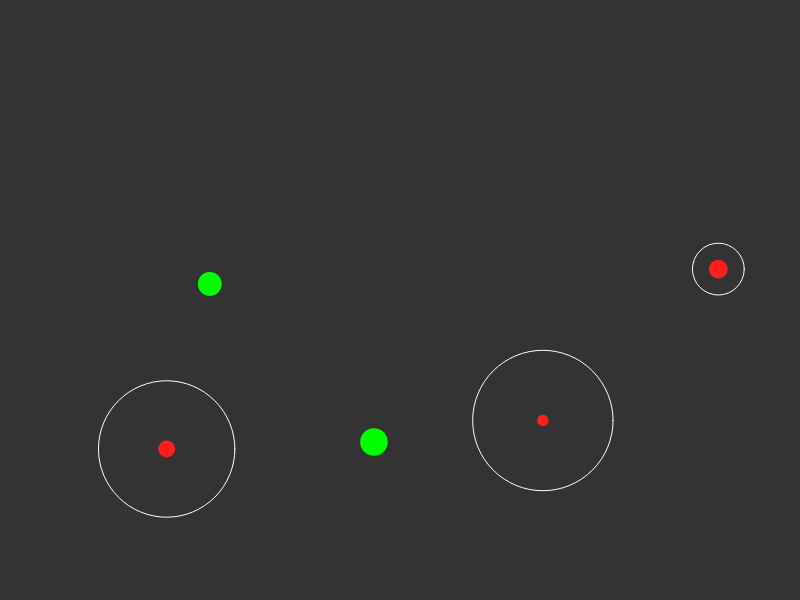
Frame 1 (no input)
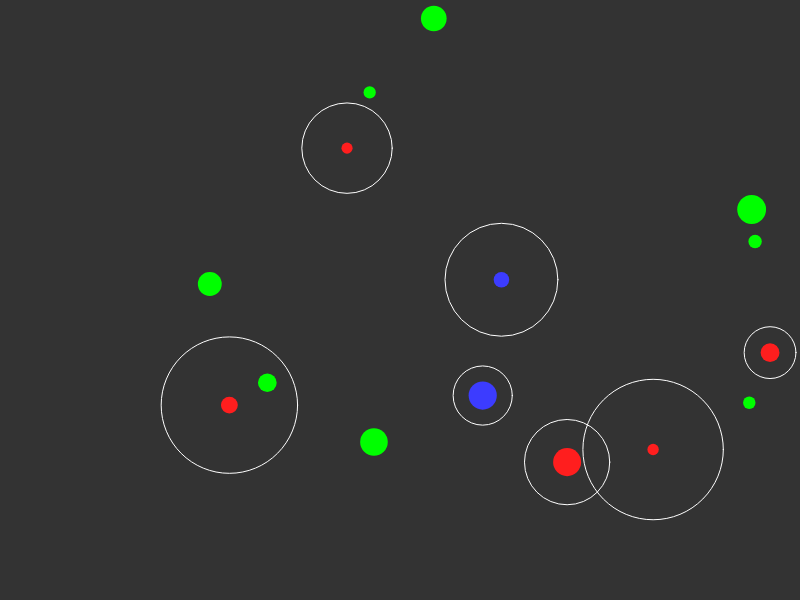
Frame 60 (no input)
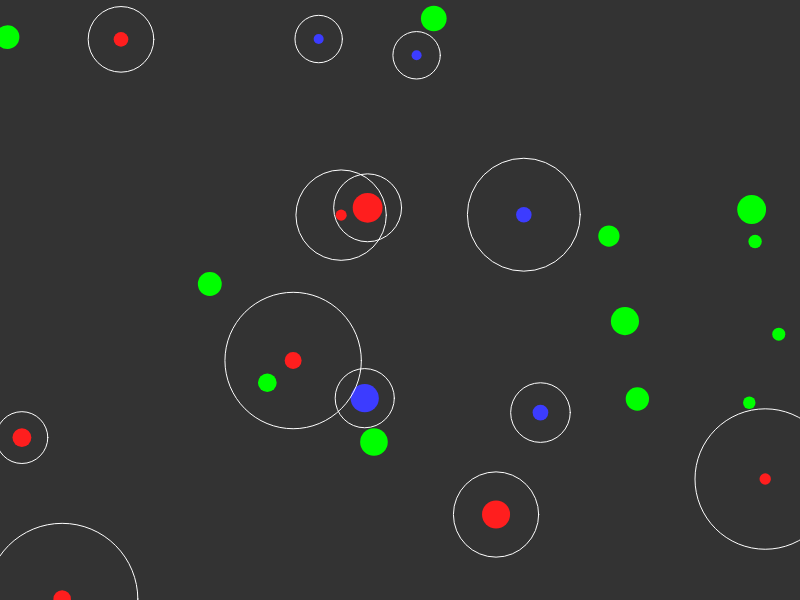
Frame 120 (the mouse pressed at the canvas centre since frame 60)

The p5.js sketch that drew these frames (run headless with seeded random() and noise() and a simulated clock; from frame 60 on, the mouse is pressed at the canvas centre):

// p5.js sketch
// ── sketch.js
let cells = [];

function setup(){
	createCanvas(800, 600);
	for(let i = 0; i < 5; i++){
		carn = floor(random(-1, 2));
		cells.push(new Cell(random(width), random(height), carn));
	}
}

function draw(){
	background(51);
	if(random() <= 0.1){
		cells.push(new Cell(random(width), random(height), -1));
	}
	if(random() <= 0.05){
		cells.push(new Cell(random(width), random(height), 1));
	}
	if(random() <= 0.05){
		cells.push(new Cell(random(width), random(height), 0));
	}

	for(let i = 0; i < cells.length; i++){
		for(let j = i; j < cells.length; j++){
			if(cells[i].carn == 1 && cells[j].carn == 0){
				cells[i].seek(cells[j].pos);
				cells[j].flee(cells[i].pos);
			}else if(cells[i].carn == 0 && cells[j].carn == 1){
				cells[i].flee(cells[j].pos);
				cells[j].seek(cells[i].pos);
			}else if(cells[i].carn == 0 && cells[j].carn == -1){
				cells[i].seek(cells[j].pos);
			}
		}
	}

	let carns = cells.filter(x => x.carn == 1);
	let veggs = cells.filter(x => x.carn == 0);
	let plants = cells.filter(x => x.carn == -1);

	for(let i = veggs.length-1; i >= 0; i--){
		for(let j = carns.length-1; j >= 0; j--){
			if(  carns[j].eat(veggs[i])  ){
				if( carns[j].r >= veggs[i].r ){
					veggs.splice(i, 1);
					let c = carns[j].reproduce();
					carns.push(c[0], c[1]);
					carns.splice(j, 1);
					break;
				}
				carns.splice(j, 1);
			}
		}
	}

	for(let i = plants.length-1; i >= 0; i--){
		for(let j = veggs.length-1; j >= 0; j--){
			if(  veggs[j].eat(plants[i])  ){
				plants.splice(i, 1);
				let c = veggs[j].reproduce();
				veggs.push(c[0], c[1]);
				veggs.splice(j, 1);
				break;
			}
		}
	}

	cells = [...veggs];
	cells = cells.concat(carns);
	cells = cells.concat(plants);

	for(let i = 0; i < cells.length; i++){
		let c = cells[i]
		if(c.carn != -1){
			c.update();
		}if(c.life <= 0){
			cells.splice(i, 1);
		}
		c.show();
	}
}

// ── Cell.js
class Cell{
    constructor(x, y, c){
        this.pos = createVector(x, y);
        this.acc = createVector();
        this.carn = c;  // 0 = vegg | 1 = carn | -1 = plant
        this.r = random(5, 15);
        this.perceptionR = random(20, 80);
        this.maxSpeed = random(4, 8);
        this.vel = p5.Vector.random2D().mult(this.maxSpeed/4);
        this.maxForce = random(0.01, 0.2);
        this.life = 200;
    }

    update(){
        this.edges();

        this.vel.add(this.acc);
        this.pos.add(this.vel);
        this.acc.mult(0);
        this.life--;
    }

    eat(other){
        let d = dist(this.pos.x, 
                     this.pos.y, 
                     other.pos.x, 
                     other.pos.y);
        
        return (d < this.r + other.r);
    }

    edges(){
        if(this.pos.x > width){
            this.pos.x = 0;
        }else if(this.pos.x < 0){
            this.pos.x = width;
        }

        if(this.pos.y > height){
            this.pos.y = 0;
        }else if(this.pos.y < 0){
            this.pos.y = height;
        }
    }

    flee(fear){
        let desired = p5.Vector.sub(fear, this.pos);
        let d = desired.mag()
        if(d <= this.perceptionR){
            desired.setMag(this.maxSpeed);
            desired.mult(-1);

            let steering = p5.Vector.sub(desired, this.vel);
            steering.limit(this.maxForce);

            this.applyForce(steering);
        }
    }

    seek(target){
        let desired = p5.Vector.sub(target, this.pos);
        let d = desired.mag()
        if(d <= this.perceptionR){
            desired.setMag(this.maxSpeed);

            let steering = p5.Vector.sub(desired, this.vel);
            steering.limit(this.maxForce);

            this.applyForce(steering);
        }
    }

    applyForce(force){
        this.acc.add(force);
    }

    reproduce(){
        let cell1 = new Cell(this.pos.x, this.pos.y, this.carn);
        cell1.r = this.r;
        cell1.perceptionR = this.perceptionR;
        cell1.maxSpeed = this.maxSpeed;
        cell1.vel = p5.Vector.random2D().mult(this.vel.mag());
        cell1.maxForce = this.maxForce;

        let cell2 = new Cell(this.pos.x, this.pos.y, this.carn);
        cell2.r = this.r;
        cell2.perceptionR = this.perceptionR;
        cell2.maxSpeed = this.maxSpeed;
        cell2.vel = p5.Vector.random2D().mult(this.vel.mag());
        cell2.maxForce = this.maxForce;

        return [cell1, cell2];
    }

    show(){
        if(this.carn == -1){
            fill(0, 255, 0);
        }else{
            noFill();
            stroke(255);
            circle(this.pos.x, this.pos.y, this.perceptionR*2);
            if(this.carn == 0){
                fill(60, 60, 255);
            }else{
                fill(255, 30, 30);
            }
        }

        noStroke();
        circle(this.pos.x, this.pos.y, this.r*2);
    }
}
